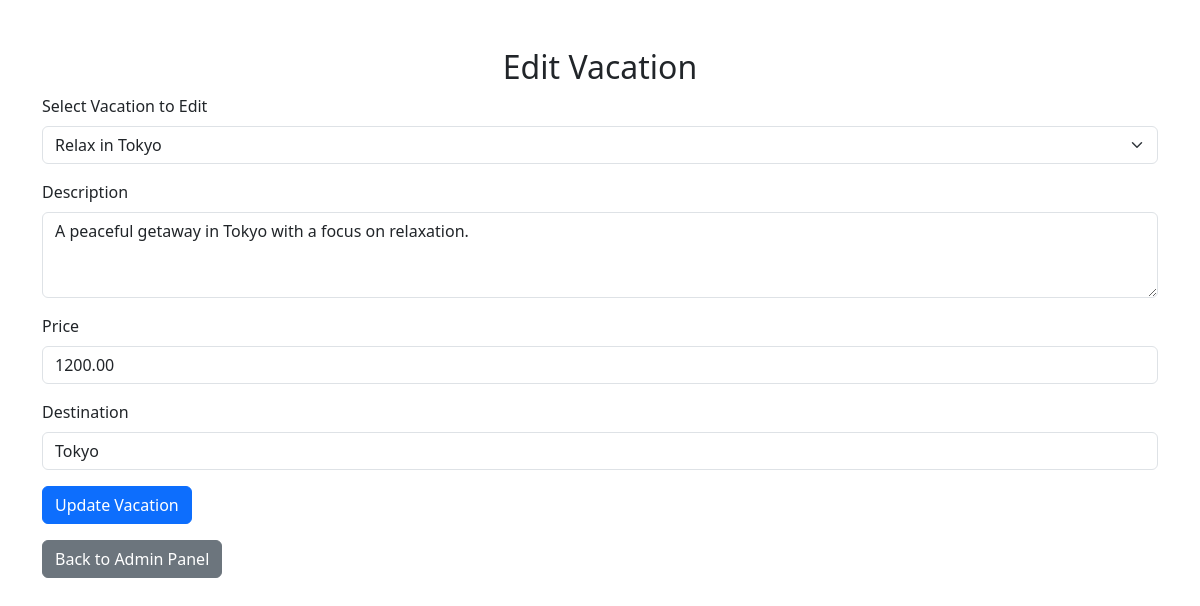
/admin/editvacation.php?vacationID=2, run on the app's committed database.
### tables this page shows
CREATE TABLE `vacation` (
  `VacationID` int(11) NOT NULL,
  `Title` varchar(100) NOT NULL,
  `Description` text NOT NULL,
  `Price` decimal(10,2) NOT NULL,
  `Destination` varchar(100) NOT NULL,
  `Itinerary` text DEFAULT NULL,
  `Activities` text DEFAULT NULL,
  `AvailableDates` date DEFAULT NULL,
  `Category` varchar(50) DEFAULT NULL,
  `AdminID` int(11) NOT NULL
);

### admin/editvacation.php (the view, shortened to what this page needs)
<?php
$host = 'localhost';
$dbname = 'triptinder';
$username = 'root';
$password = '';
try {
    $pdo = new PDO("mysql:host=$host;dbname=$dbname", $username, $password);
    $pdo->setAttribute(PDO::ATTR_ERRMODE, PDO::ERRMODE_EXCEPTION);
} catch (PDOException $e) {
    die("Database connection failed: " . $e->getMessage());
}
$stmt = $pdo->query("SELECT VacationID, Title FROM vacation");
$vacations = $stmt->fetchAll(PDO::FETCH_ASSOC);
$vacationDetails = [];
if (isset($_GET['vacationID'])) {
    $vacationID = $_GET['vacationID'];
    $stmt = $pdo->prepare("SELECT * FROM vacation WHERE VacationID = :vacationID");
    $stmt->execute([':vacationID' => $vacationID]);
    $vacationDetails = $stmt->fetch(PDO::FETCH_ASSOC);
}
?>
<!DOCTYPE html>
<html lang="en">
<head>
    <link href="https://cdn.jsdelivr.net/npm/bootstrap@5.3.0/dist/css/bootstrap.min.css" rel="stylesheet">
</head>
<body>
    <div class="container mt-5">
        <h2 class="text-center">Edit Vacation</h2>
        <form action="editvacation_process.php" method="post">
            <div class="mb-3">
                <label for="vacation" class="form-label">Select Vacation to Edit</label>
                <select class="form-select" id="vacation" name="vacation" onchange="loadVacationDetails(this.value)" required>
                    <?php
                    foreach ($vacations as $vacation) {
                        echo '<option value="' . $vacation['VacationID'] . '"' . (isset($vacationID) && $vacationID == $vacation['VacationID'] ? ' selected' : '') . '>' . htmlspecialchars($vacation['Title']) . '</option>';
                    }
                    ?>
                </select>
            </div>
            <?php if (!empty($vacationDetails)): ?>
            <div id="vacationDetails">
                <div class="mb-3">
                    <label for="vacationDescription" class="form-label">Description</label>
                    <textarea class="form-control" id="vacationDescription" name="vacationDescription" rows="3" required><?php echo htmlspecialchars($vacationDetails['Description']); ?></textarea>
                </div>
                <div class="mb-3">
                    <label for="vacationPrice" class="form-label">Price</label>
                    <input type="number" class="form-control" id="vacationPrice" name="vacationPrice" value="<?php echo htmlspecialchars($vacationDetails['Price']); ?>" required>
                </div>
                <div class="mb-3">
                    <label for="vacationDestination" class="form-label">Destination</label>
                    <input type="text" class="form-control" id="vacationDestination" name="vacationDestination" value="<?php echo htmlspecialchars($vacationDetails['Destination']); ?>" required>
                </div>
            </div>
            <?php endif; ?>
            <button type="submit" class="btn btn-primary">Update Vacation</button>
        </form>
        <div class="mt-3">
            <a href="adminpanel.php" class="btn btn-secondary">Back to Admin Panel</a>
        </div>
    </div>
</body>
</html>

### data on the page
vacation: vacationDescription "A peaceful getaway in Tokyo with a focus on relaxation.", vacationPrice "1200.00", vacationDestination "Tokyo"

### other printed values
form field vacation "Relax in Tokyo"
